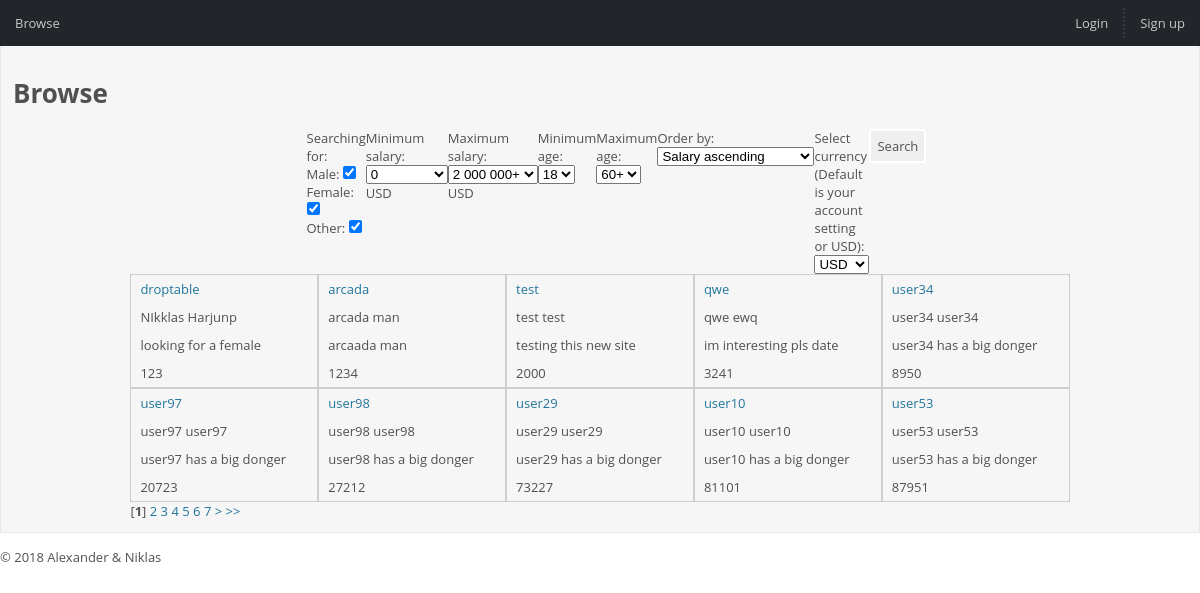
Screenshot of /public-html/browse.php with the database file from the repository.
### tables this page shows
CREATE TABLE `users` (
  `id` int(11) NOT NULL,
  `username` char(255) NOT NULL,
  `firstname` char(255) NOT NULL,
  `lastname` char(255) NOT NULL,
  `password` mediumtext NOT NULL,
  `email` char(255) NOT NULL,
  `postal` char(11) NOT NULL,
  `about` text NOT NULL,
  `age` int(11) NOT NULL,
  `salary` float NOT NULL,
  `currency` char(255) NOT NULL,
  `gender` char(255) NOT NULL,
  `preference` int(11) NOT NULL
);

### resources/functions.php (called while the page is built, shortened)
<?php
function url_for($script_path){
    if($script_path[0] != '/'){
        $script_path = "/" . $script_path;
    }
    return WWW_ROOT . $script_path;
}
function h($string="")
{
    return htmlspecialchars($string);
}

### resources/db.php (called while the page is built, shortened)
<?php
class db {
    private static $instance = null;
    private function __construct() {
        $host = 'localhost';
        $name = 'datingsite';
        $username = 'root';
        $password = '';
        $this->pdo = new PDO('mysql:host=' . $host . '; dbname=' . $name, $username, $password, array(PDO::MYSQL_ATTR_INIT_COMMAND => "SET NAMES UTF8"));
        $this->pdo->setAttribute(PDO::ATTR_ERRMODE, PDO::ERRMODE_EXCEPTION);
    }
    public static function instance() {
        if (!isset(self::$instance)) {
            self::$instance = new db();
        }
        return self::$instance;
    }
    public function query($sql, $params = array()) {
        $this->query = $this->pdo->prepare($sql);
        $this->query->execute($params);
        return $this->query;
    }
    public function get($sql, $params = array()) {
        $this->result = $this->query($sql, $params);
        return $this->result->fetchAll(PDO::FETCH_ASSOC);
    }
    public function count($sql, $params = array()) {
        $this->result = $this->query($sql, $params);
        return $this->result->rowCount();
    }
}

### public-html/browse_tbl_content.php (the view, shortened to what this page needs)
<?php
require_once "../resources/functions.php";
if (!isset($_GET['minSalary'])) {
    if (isset($_SESSION['id'])) {
        $count = initialCountQueryAll($preference);
    } else {
        $count = db::instance()->count("
        SELECT id
        FROM users",
            array("0"));
    }
}
$rowsPerPage = 10;
if ($count < 11) {
    $totalPages = 1;
} else {
    $totalPages = ceil($count / $rowsPerPage) - 1;
}
if (isset($_GET['page']) && is_numeric($_GET['page'])) {
    $currentPage = (int)$_GET['page'];
} else {
    $currentPage = 1;
}
if (!isset($_GET['minSalary'])) {
    $array = db::instance()->get("
SELECT *
FROM users
ORDER BY salary
LIMIT $rowsPerPage",
        array());
    $count = db::instance()->count("
SELECT *
FROM users
LIMIT $rowsPerPage",
        array("0"));
}
$i = 0;
$divPageName = "page";
for ($divPage = 0; $divPage < $totalPages; $divPage++) {
    $counter = 0;
    echo "<div id='$divPageName$divPage'>";
    echo "<table id='browse-tbl'>";
    for ($row = 0; $row < $count / 5; $row++) {
        echo "<tr>";
        for ($col = 0; $col < 5; $col++) {
            if ($i < $count && $counter < $rowsPerPage) {
                echo "<td class='browse'>";
                echo "<div>";
                echo "<ul>";
                echo "<li><a href='" . url_for("profile.php") . "?user=" . h($array[$i]["username"]) . "'>" . h($array[$i]["username"]) . "</a></li>";
                echo "<li>" . h($array[$i]["firstname"]) . " " . h($array[$i]["lastname"]) . "</li>";
                echo "<li>" . h($array[$i]["about"]) . "</li>";
                echo "<li class='salary'>" . h($array[$i++]["salary"]) . "</li>";
                $counter++;
                echo "</ul>";
                echo "</div>";
                echo "</td>";
            }
        }
        echo "</tr>";
    }
    echo "</table>";
    echo "</div>";
}
$range = 6;
echo "<div class='paginator'>";
for ($x = ($currentPage - $range); $x < (($currentPage + $range) + 1); $x++) {
    if (($x > 0) && ($x <= $totalPages)) {
        if ($x == $currentPage) {
            echo " [<b>$x</b>] ";
        } else {
            echo " <a href='$divPageName" . "$x' class='page'>$x</a> ";
        }
    }
}
if ($currentPage != $totalPages) {
    $nextPage = $currentPage + 1;
    echo " <a href='$divPageName" . "$nextPage' class='page'>></a> ";
    echo " <a href='$divPageName" . "$totalPages' class='page'>>></a> ";
}
echo "</div>";
?>

### resources/templates/header.php (shortened to what this page needs)
<!DOCTYPE html PUBLIC "-//W3C//DTD HTML 4.01//EN"
    "http://www.w3.org/TR/html4/strict.dtd">
<html lang="en">
<head>
    <link rel="stylesheet" type="text/css" href="http://localhost/datingsite/public-html/css/style.css">
    <link rel="stylesheet" type="text/css" href="http://localhost/datingsite/public-html/css/maps.css">
</head>
<body>
<div id="menu">
<table id="menu-tbl">
    <tr>
        <td>
            <ul>
                <li><a href='<?php echo url_for("browse.php")?>'>Browse</a></li>
            </ul>
        </td>
        <td>
            <ul>
                <?php if (!isset($_SESSION['id'])){
                    echo "<li><a href ='" . url_for("login.php") . "'>Login</a></li>";
                    echo "<li><a href ='" . url_for("signup.php") . "'>Sign up</a></li>";
                } elseif (isset($_SESSION['id'])) {
                    echo "<li><a href ='" . url_for("logout.php") . "'>Log out</a></li>";
                }?>
            </ul>
        </td>
    </tr>
</table>
</div>

### public-html/browse.php (shortened to what this page needs)
<?php
require_once "../resources/functions.php";
require_once(TEMPLATES_PATH . "/header.php");
?>
<div id="container">
    <div id="content">
        <h1>Browse</h1>
        <div id="filter-container">
            <div id="filter-content">
                <form id="browse-set">
                    <table>
                        <tr>
                            <td>
                                Searching for:<br>
                                <label for="male">Male: <input type="checkbox" value="true" name="male" checked="checked"><br></label>
                                <label for="female">Female: <input type="checkbox" value="true" name="female" checked="checked"><br></label>
                                <label for="other">Other: <input type="checkbox" value="true" name="other" checked="checked"><br></label>
                            </td>
                            <td>
                                <label>Minimum salary:
                                    <select name="minSalary">
                                        <option value="0">0</option>
                                    </select></label>
                                <label>
                                    <?php
                                    if (isset($_SESSION['id'])) {
                                        $curr = db::instance()->get("SELECT currency FROM users WHERE username = ?", array($_SESSION['id']));
                                        echo $curr[0]["currency"];
                                    } else {
                                        echo "USD";
                                    }
                                    ?>
                                </label>
                            </td>
                            <td>
                                <label>Maximum salary:
                                    <select name="maxSalary">
                                        <option value="2000001" selected="selected">2 000 000+</option>
                                    </select></label>
                                <label>
                                    <?php
                                    if (isset($_SESSION['id'])) {
                                        echo $curr[0]["currency"];
                                    } else {
                                        echo "USD";
                                    }
                                    ?>
                                </label>
                            </td>
                            <td>
                                <label>Minimum age:
                                    <select name="minAge">
                                        <option value="17" selected="selected">18</option>
                                    </select></label>
                            </td>
                            <td>
                                <label>Maximum age:
                                    <select name="maxAge">
                                        <option value="61" selected="selected">60+</option>
                                    </select></label>
                            </td>
                            <td>
                                <label>Order by:
                                    <select name="order">
                                        <option value="1" selected="selected">Salary ascending</option>
                                    </select></label>
                            </td>
                            <td>
                                <label>Select currency (Default is your account setting or USD):
                                    <select name="currency" id="currencySelect">
                                    </select></label>
                            </td>
                            <td>
                                <input type="button" value="Search" id="filter-button">
                            </td>
                        </tr>
                    </table>
                </form>
            </div>
        </div>
        <?php
        echo "<div id='cont'>";
        echo "<div id='browse'>";
        require_once "browse_tbl_content.php";
        echo "</div>";
        echo "</div>";
        ?>
    </div>
</div>
<?php
require_once(TEMPLATES_PATH . "/footer.php");
?>

### resources/templates/footer.php
<div id="footer">
    &copy; <?php echo date('Y'); ?> Alexander & Niklas
</div>
</body>
</html>

### public-html/css/style.css (style rules this page uses)
body { font: 13px 'Open Sans', verdana; color: #505050; margin: 0px; padding: 0px; }
a:link, a:visited, a:hover { color: #21759B; text-decoration: none; -o-transition: .2s; -ms-transition: .2s; -moz-transition: .2s; -webkit-transition: .2s; transition: .2s; }
table { width: 100%; border-spacing: 0px; font: inherit; color: inherit; padding: 0px; margin: 0px; }
td { vertical-align: top; margin: 0px; padding: 0px; }
form { margin: 0px; }
ul { list-style: none; margin: 0px; padding: 0px; }
#menu li, #submenu li { display: inline-block; border-right: 2px dotted #3A3E42; margin: 0px; padding: 6px; }
#menu li:last-child { border: 0px solid white; }
#menu li a:link, li a:visited { padding: 7px 9px; color: #C8C9CA; }
#menu { background: #22262A; padding: 8px 0px 8px 0px; }
#tri-tbl td:last-child, #tri-tbl td:nth-child(2), #duo-tbl td:last-child, #main-split td:last-child, #menu-tbl td:last-child { text-align: right; }
#content { background: #F6F6F6; border: 1px solid #E4E7EB; border-top: 0px solid black; padding: 12px; margin-bottom: 15px; }
input, .attending, textarea { font: inherit; color: inherit; margin-bottom: 10px; padding: 6px; border: 2px solid white; width: 100%; border-radius: 4px; outline: none; }
input[type="checkbox"] { width: auto; margin: 0px; padding: 0px; }
label { cursor: pointer; }
#cont { display:flex;justify-content:center;align-items:center; }
#browse-tbl { table-layout: fixed; }
#browse { width:80%; }
.browse { max-width: 10%; border: 1px solid #CECECE; overflow: hidden; }
.browse div { max-height: 10em; display: flow; margin-right: -17px; overflow-y: scroll; overflow-x: hidden; }
.browse ul li { padding: 5px 9px; }
#filter-content { max-width: 50%; margin-left:auto; margin-right:auto; align-content: center; }

### public-html/css/maps.css (style rules this page uses)
html, body { height: 70%; margin: 0; padding: 0; }

### rows the page displays
users: username "droptable", firstname "NIkklas", lastname "Harjunp", about "looking for a female", salary "123"
users: username "arcada", firstname "arcada", lastname "man", about "arcaada man", salary "1234"
users: username "test", firstname "test", lastname "test", about "testing this new site", salary "2000"
users: username "qwe", firstname "qwe", lastname "ewq", about "im interesting pls date", salary "3241"
users: username "user34", firstname "user34", lastname "user34", about "user34 has a big donger", salary "8950"
users: username "user97", firstname "user97", lastname "user97", about "user97 has a big donger", salary "20723"
users: username "user98", firstname "user98", lastname "user98", about "user98 has a big donger", salary "27212"
users: username "user29", firstname "user29", lastname "user29", about "user29 has a big donger", salary "73227"
users: username "user10", firstname "user10", lastname "user10", about "user10 has a big donger", salary "81101"
users: username "user53", firstname "user53", lastname "user53", about "user53 has a big donger", salary "87951"
